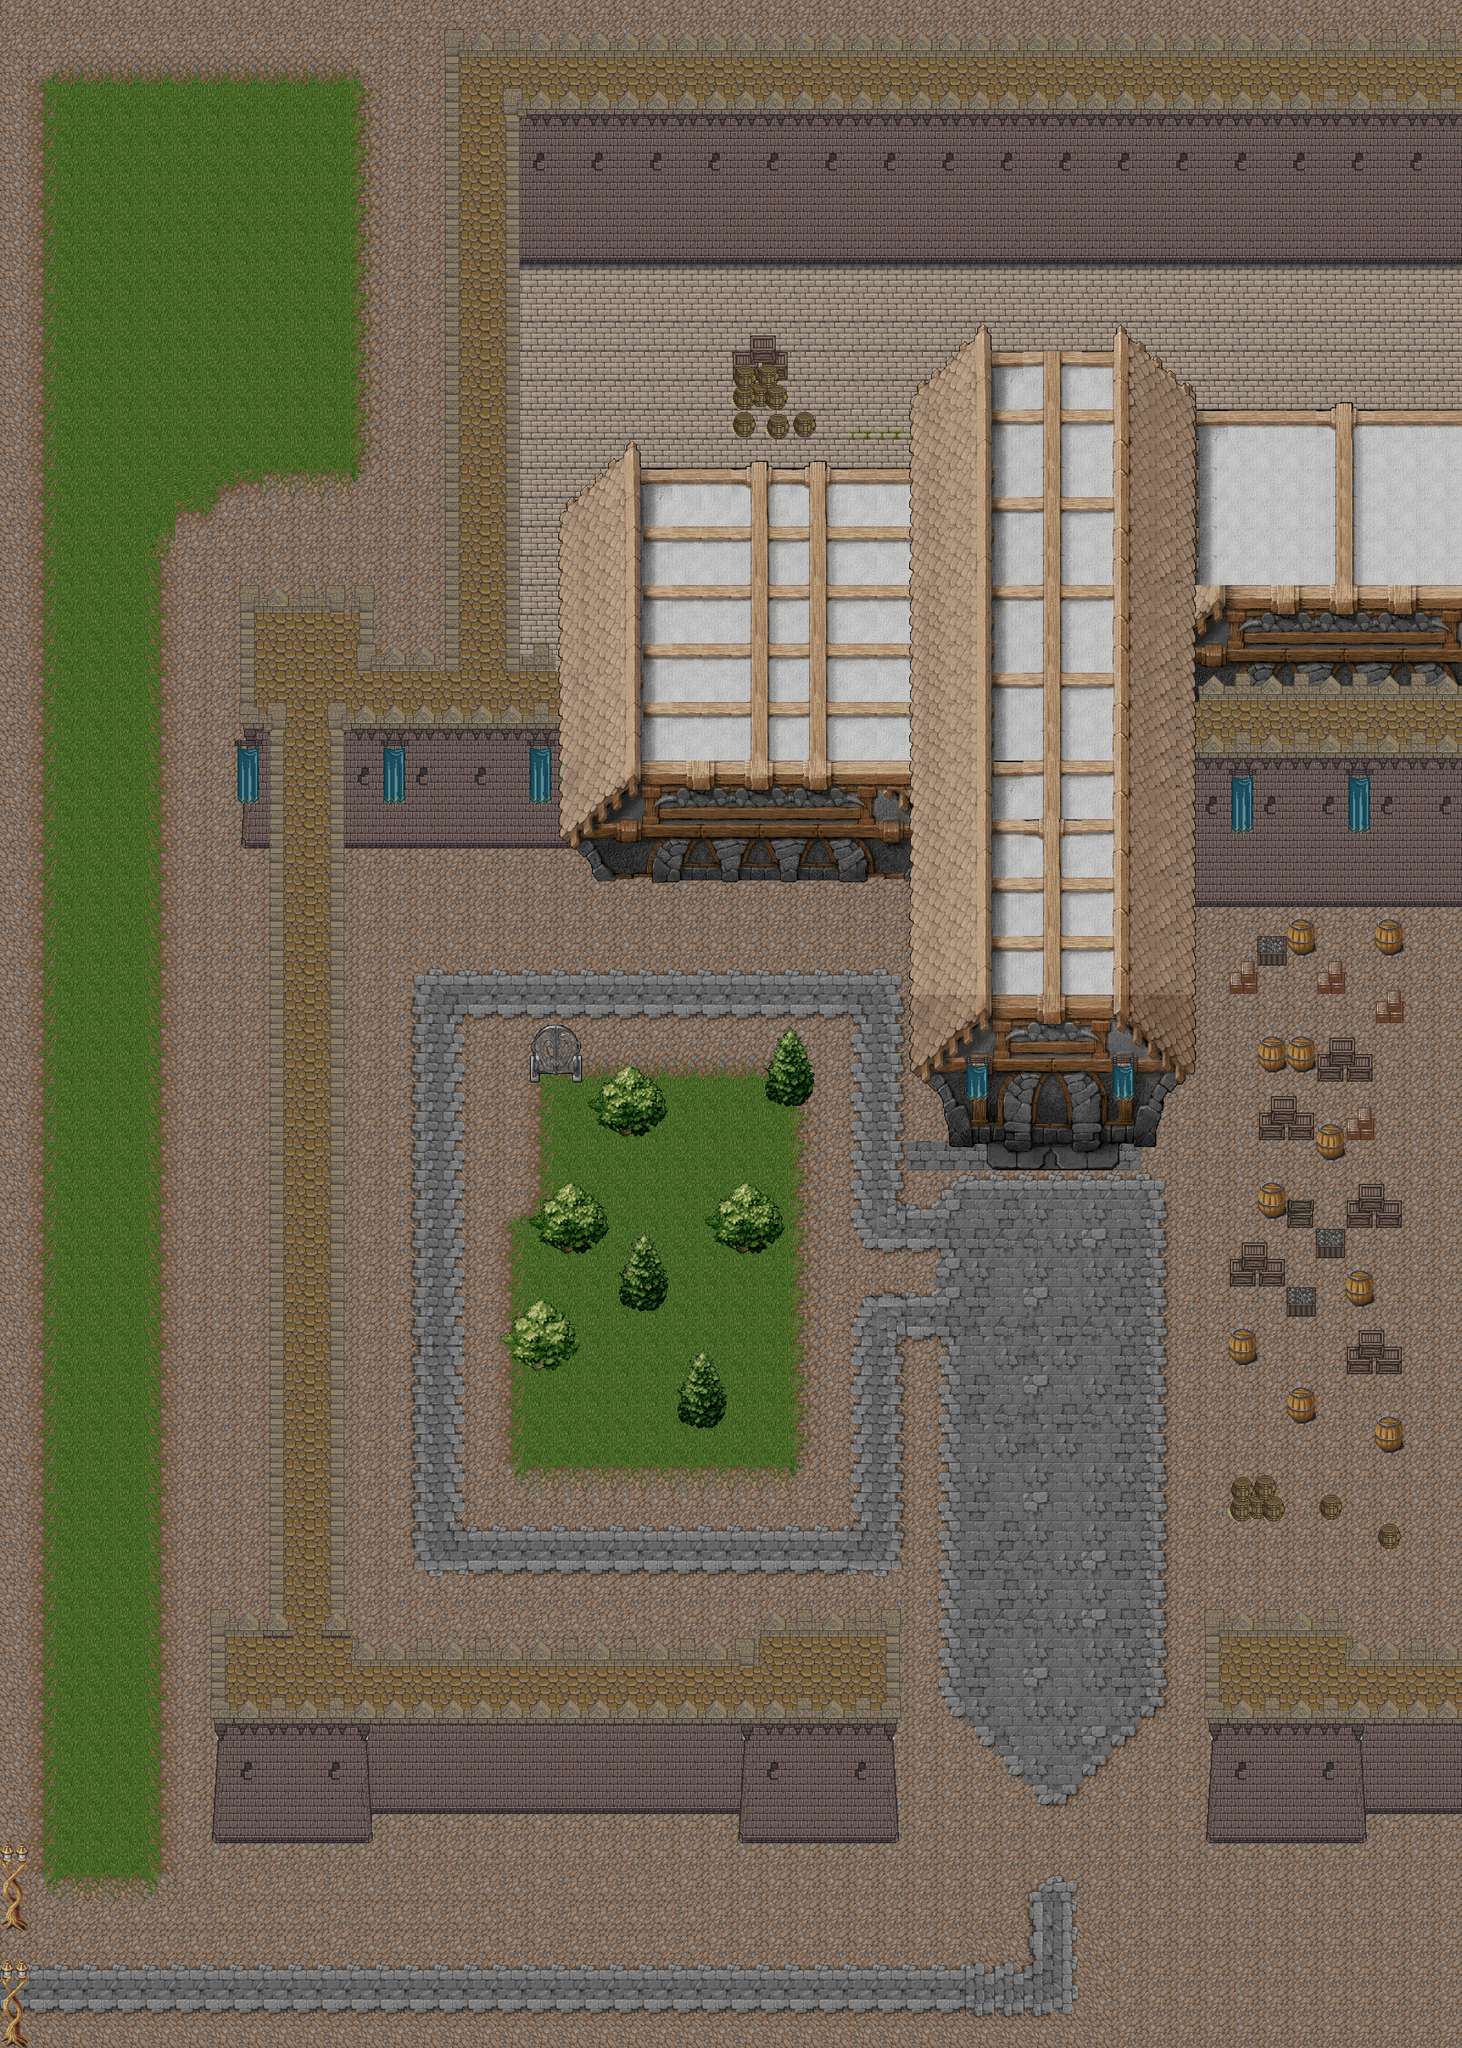

A level layout from a 2D game, rendered from its tile map. Below: a short description, then the map file with tile-grid data replaced by summaries:
An orthogonal 50x70 tile map with 64x64 px tiles, 6 tile layers (tiles, background], below entit, entity level, ...), 9 tilesets and 140 objects (2x onTouch).

<map version="1.0" orientation="orthogonal" width="50" height="70" tilewidth="64" tileheight="64">
 <tileset firstgid="1" name="Castle2" tilewidth="64" tileheight="64">
  <image source="test/Castle2.png" width="1024" height="1024" />
 </tileset>
 <tileset firstgid="257" name="TOWNBOT" tilewidth="64" tileheight="64">
  <image source="test/TOWNBOT.png" width="1024" height="768" />
 </tileset>
 <tileset firstgid="449" name="hyptosis_tile-art-batch-3" tilewidth="64" tileheight="64">
  <image source="test/hyptosis_tile-art-batch-3.png" trans="4b637f" width="1920" height="1920" />
 </tileset>
 <tileset firstgid="1349" name="hyptosis_tile-art-batch-4" tilewidth="64" tileheight="64">
  <image source="test/hyptosis_tile-art-batch-4.png" trans="4b637f" width="1920" height="1920" />
 </tileset>
 <tileset firstgid="2249" name="PAVEANDVILFLR" tilewidth="64" tileheight="64">
  <image source="test/PAVEANDVILFLR.png" trans="4b637f" width="1024" height="768" />
 </tileset>
 <tileset firstgid="2441" name="TOWNBOT2" tilewidth="64" tileheight="64">
  <image source="test/TOWNBOT2.png" trans="4b637f" width="1024" height="768" />
 </tileset>
 <tileset firstgid="2633" name="hyptosis_til-art-batch-2" tilewidth="64" tileheight="64">
  <image source="test/hyptosis_til-art-batch-2.png" trans="4b637f" width="1920" height="1920" />
 </tileset>
 <tileset firstgid="3533" name="GRS2ROC" tilewidth="64" tileheight="64">
  <image source="test/GRS2ROC.png" trans="4b637f" width="1024" height="768" />
 </tileset>
 <tileset firstgid="3725" name="TREE" tilewidth="64" tileheight="64">
  <image source="test/TREE.png" trans="4b637f" width="1024" height="768" />
 </tileset>
 <layer name="tiles" width="50" height="70">
  <data>[3500 cells, 2573 non-empty, 41 distinct tile ids]</data>
 </layer>
 <layer name="background]" width="50" height="70">
  <data>[3500 cells, 434 non-empty, 92 distinct tile ids]</data>
 </layer>
 <layer name="below entit" width="50" height="70">
  <data>[3500 cells, 979 non-empty, 120 distinct tile ids]</data>
 </layer>
 <layer name="entity level" width="50" height="70">
  <data>[3500 cells, 127 non-empty, 48 distinct tile ids]</data>
 </layer>
 <layer name="above entity" width="50" height="70">
  <data>[3500 cells, 0 non-empty, 0 distinct tile ids]</data>
 </layer>
 <layer name="above all" width="50" height="70">
  <data>[3500 cells, 85 non-empty, 42 distinct tile ids]</data>
 </layer>
 <objectgroup name="Collisions" width="50" height="70">
  <object x="1986" y="2477" width="635" height="22" />
  <object x="1986" y="2189" width="21" height="300" />
  <object x="1994" y="2352" width="109" height="132" />
  <object x="2605" y="2187" width="13" height="305" />
  <object x="2591" y="2380" width="24" height="105" />
  <object x="976" y="69" width="159" height="1031" />
  <object x="976" y="1093" width="159" height="513" />
  <object x="509" y="1277" width="121" height="576" />
  <object x="592" y="1841" width="97" height="712" />
  <object x="623" y="1278" width="193" height="217" />
  <object x="797" y="1425" width="184" height="49" />
  <object x="747" y="1805" width="604" height="47" />
  <object x="687" y="1824" width="63" height="704" />
  <object x="2600" y="1913" width="696" height="67" />
  <object x="2602" y="1964" width="16" height="235" />
  <object x="2175" y="549" width="1069" height="26" />
  <object x="1198" y="548" width="1011" height="26" />
  <object x="1113" y="548" width="138" height="26" />
  <object x="1259" y="1096" width="828" height="55" />
  <object x="1992" y="899" width="53" height="244" />
  <object x="1218" y="1092" width="47" height="384" />
  <object x="1119" y="1409" width="136" height="61" />
  <object x="2592" y="900" width="26" height="378" />
  <object x="2609" y="897" width="591" height="30" />
  <object x="2006" y="857" width="601" height="42" />
  <object x="1310" y="2442" width="135" height="35" />
  <object x="1189" y="2709" width="133" height="27" />
  <object x="1363" y="2837" width="91" height="27" />
  <object x="1581" y="2712" width="108" height="25" />
  <object x="1489" y="3091" width="91" height="29" />
  <object x="1127" y="2965" width="114" height="27" />
  <object x="3017" y="3155" width="50" height="20" />
  <object x="2952" y="2973" width="115" height="31" />
  <object x="2694" y="2957" width="48" height="26" />
  <object x="2819" y="3089" width="57" height="21" />
  <object x="2697" y="3273" width="109" height="51" />
  <object x="2891" y="3299" width="46" height="25" />
  <object x="3019" y="3363" width="44" height="21" />
  <object x="2695" y="2787" width="115" height="23" />
  <object x="2819" y="2846" width="55" height="27" />
  <object x="2887" y="2715" width="51" height="28" />
  <object x="2825" y="2656" width="46" height="23" />
  <object x="2954" y="2657" width="108" height="21" />
  <object x="2757" y="2635" width="51" height="26" />
  <object x="2763" y="2464" width="109" height="23" />
  <object x="2889" y="2506" width="43" height="23" />
  <object x="2955" y="2471" width="46" height="15" />
  <object x="2898" y="2337" width="97" height="17" />
  <object x="2771" y="2320" width="99" height="21" />
  <object x="3015" y="2217" width="51" height="16" />
  <object x="2887" y="2155" width="48" height="15" />
  <object x="2761" y="2091" width="42" height="13" />
  <object x="2697" y="2156" width="47" height="11" />
  <object x="2822" y="2067" width="47" height="18" />
  <object x="3016" y="2063" width="47" height="21" />
  <object x="1683" y="2377" width="91" height="42" />
  <object x="14" y="4173" width="39" height="38" />
  <object x="11" y="4435" width="42" height="29" />
  <object x="797" y="3925" width="16" height="63" />
  <object x="801" y="3909" width="835" height="56" />
  <object x="592" y="2552" width="26" height="1008" />
  <object x="725" y="2519" width="24" height="599" />
  <object x="715" y="3108" width="34" height="516" />
  <object x="462" y="3520" width="140" height="480" />
  <object x="751" y="3548" width="15" height="149" />
  <object x="761" y="3585" width="918" height="107" />
  <object x="1616" y="3959" width="353" height="74" />
  <object x="1924" y="3717" width="33" height="277" />
  <object x="1665" y="3522" width="302" height="247" />
  <object x="2639" y="3998" width="352" height="29" />
  <object x="2641" y="3759" width="17" height="242" />
  <object x="2638" y="3526" width="29" height="239" />
  <object x="2641" y="3524" width="311" height="56" />
  <object x="2949" y="3585" width="324" height="23" />
  <object x="2981" y="3946" width="228" height="19" />
  <object x="2972" y="3931" width="17" height="67" />
  <object x="2617" y="1281" width="614" height="24" />
  <object x="1302" y="1900" width="697" height="25" />
  <object x="1271" y="1845" width="61" height="55" />
  <object x="1984" y="1918" width="29" height="280" />
  <object x="3195" y="2717" width="3" height="877" />
  <object x="3195" y="920" width="4" height="387" />
  <object x="3195" y="568" width="3" height="370" />
  <object x="1042" y="6" width="101" height="59" />
  <object x="349" y="3" width="702" height="4" />
  <object x="4" y="0" width="343" height="6" />
  <object x="1" y="4" width="3" height="762" />
  <object x="1" y="764" width="3" height="771" />
  <object x="2" y="1535" width="3" height="977" />
  <object x="2" y="2512" width="4" height="608" />
  <object x="0" y="3117" width="4" height="608" />
  <object x="54" y="4469" width="632" height="7" />
  <object x="688" y="4470" width="381" height="6" />
  <object x="1067" y="4471" width="688" height="5" />
  <object x="1755" y="4473" width="690" height="4" />
  <object x="2448" y="4473" width="700" height="5" />
  </objectgroup>
 <objectgroup name="Boundaries" width="50" height="70" visible="0">
  <!-- 33 objects omitted --></objectgroup>
 <objectgroup name="Events" width="50" height="70">
  <!-- 2 objects omitted --></objectgroup>
</map>
<!-- 44 of 140 objects omitted -->
